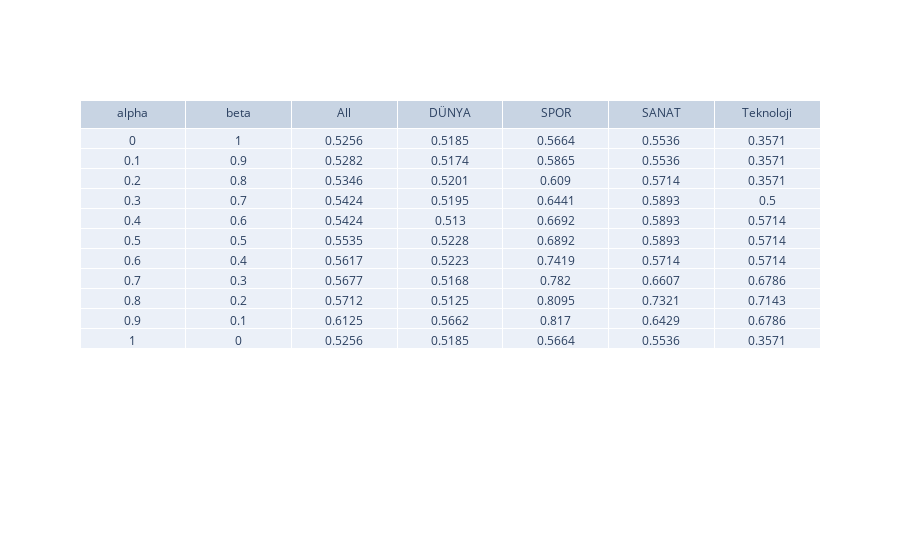

Source (notebook cell):
### Code cell
alpha=x
beta=[round(1-i,1) for i in alpha]

All_list=acc_all_with_cat.copy()
All_list.insert(0,beta)
All_list.insert(0,alpha)


import plotly.graph_objects as go

fig = go.Figure(data=[go.Table(header=dict(values=['alpha', 'beta',"All","DÜNYA","SPOR","SANAT","Teknoloji"]),
                 cells=dict(values=All_list))
                     ])
fig.show()
#Accuracy Rates of Categories and all under alpha-beta value

### Figure 1 — Plotly figure (JSON) as saved in the notebook; plotly's stock layout.template omitted (floating-point values rounded to 4 significant figures)
{"data": [{"cells": {"values": [[0, 0.1, 0.2, 0.3, 0.4, 0.5, 0.6, 0.7, 0.8, 0.9, 1], [1, 0.9, 0.8, 0.7, 0.6, 0.5, 0.4, 0.3, 0.2, 0.1, 0], [0.5256, 0.5282, 0.5346, 0.5424, 0.5424, 0.5535, 0.5617, 0.5677, 0.5712, 0.6125, 0.5256], [0.5185, 0.5174, 0.5201, 0.5195, 0.513, 0.5228, 0.5223, 0.5168, 0.5125, 0.5662, 0.5185], [0.5664, 0.5865, 0.609, 0.6441, 0.6692, 0.6892, 0.7419, 0.782, 0.8095, 0.817, 0.5664], [0.5536, 0.5536, 0.5714, 0.5893, 0.5893, 0.5893, 0.5714, 0.6607, 0.7321, 0.6429, 0.5536], [0.3571, 0.3571, 0.3571, 0.5, 0.5714, 0.5714, 0.5714, 0.6786, 0.7143, 0.6786, 0.3571]]}, "header": {"values": ["alpha", "beta", "All", "DÜNYA", "SPOR", "SANAT", "Teknoloji"]}, "type": "table"}], "layout": {}}
